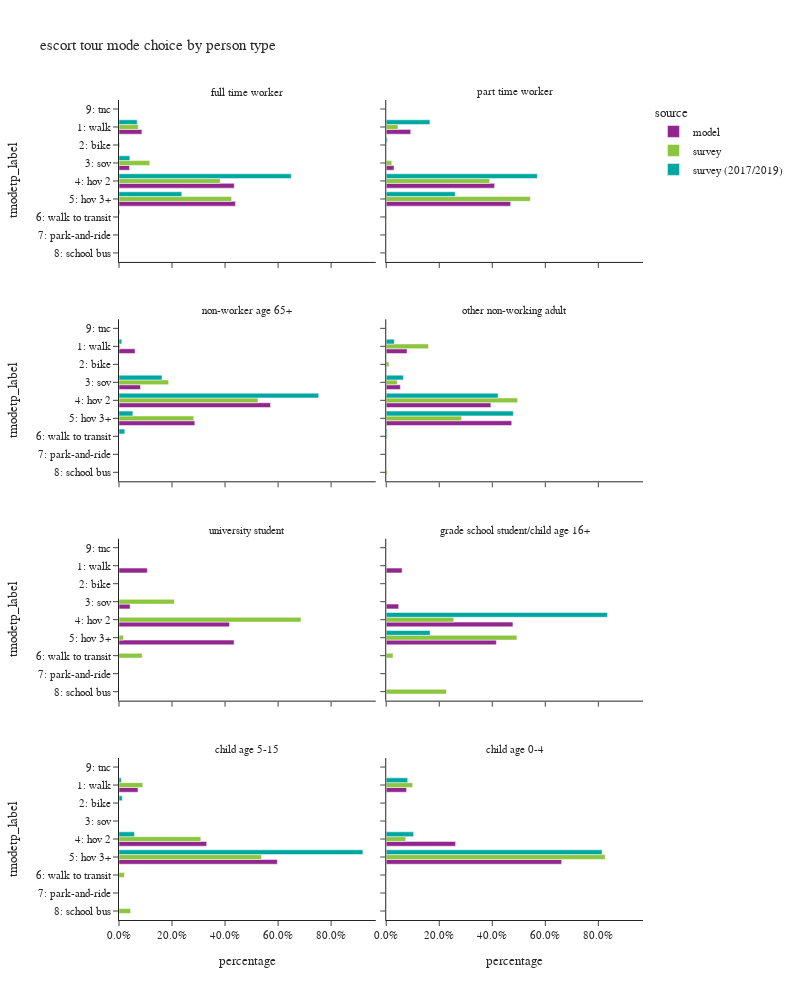

The cell this chart's notebook holds for it:
### Code cell
plot_mode_choice(es_tour,"pptyp_label",
                 {"pptyp_label":["full time worker","part time worker","non-worker age 65+","other non-working adult",
                                 "university student","grade school student/child age 16+","child age 5-15","child age 0-4"],
                  "tmodetp_label":["1: walk","2: bike","3: sov","4: hov 2","5: hov 3+","6: walk to transit",
                                   "7: park-and-ride","8: school bus","9: other–survey only"]},
                 "person type",
                 2,1000)

### Figure 1 — Plotly figure (JSON) as saved in the notebook; plotly's stock layout.template omitted (floating-point values rounded to 4 significant figures)
{"data": [{"alignmentgroup": "True", "customdata": [[19704], [30], [9025], [99121], [100135]], "hovertemplate": "source=model<br>pptyp_label=full time worker<br>percentage=%{x}<br>tmodetp_label=%{y}<br>sample count=%{customdata[0]}<extra></extra>", "legendgroup": "model", "marker": {"color": "#91268F", "pattern": {"shape": ""}}, "name": "model", "offsetgroup": "model", "orientation": "h", "showlegend": true, "textposition": "auto", "type": "bar", "x": [0.08642, 0.0001316, 0.03958, 0.4347, 0.4392], "xaxis": "x7", "y": ["1: walk", "2: bike", "3: sov", "4: hov 2", "5: hov 3+"], "yaxis": "y7"}, {"alignmentgroup": "True", "customdata": [[7339], [12], [2325], [32471], [37279]], "hovertemplate": "source=model<br>pptyp_label=part time worker<br>percentage=%{x}<br>tmodetp_label=%{y}<br>sample count=%{customdata[0]}<extra></extra>", "legendgroup": "model", "marker": {"color": "#91268F", "pattern": {"shape": ""}}, "name": "model", "offsetgroup": "model", "orientation": "h", "showlegend": false, "textposition": "auto", "type": "bar", "x": [0.0924, 0.0001511, 0.02927, 0.4088, 0.4694], "xaxis": "x8", "y": ["1: walk", "2: bike", "3: sov", "4: hov 2", "5: hov 3+"], "yaxis": "y8"}, {"alignmentgroup": "True", "customdata": [[5137], [91], [6863], [48436], [24243]], "hovertemplate": "source=model<br>pptyp_label=non-worker age 65+<br>percentage=%{x}<br>tmodetp_label=%{y}<br>sample count=%{customdata[0]}<extra></extra>", "legendgroup": "model", "marker": {"color": "#91268F", "pattern": {"shape": ""}}, "name": "model", "offsetgroup": "model", "orientation": "h", "showlegend": false, "textposition": "auto", "type": "bar", "x": [0.0606, 0.001073, 0.08096, 0.5714, 0.286], "xaxis": "x5", "y": ["1: walk", "2: bike", "3: sov", "4: hov 2", "5: hov 3+"], "yaxis": "y5"}, {"alignmentgroup": "True", "customdata": [[19427], [120], [13244], [97904], [117422]], "hovertemplate": "source=model<br>pptyp_label=other non-working adult<br>percentage=%{x}<br>tmodetp_label=%{y}<br>sample count=%{customdata[0]}<extra></extra>", "legendgroup": "model", "marker": {"color": "#91268F", "pattern": {"shape": ""}}, "name": "model", "offsetgroup": "model", "orientation": "h", "showlegend": false, "textposition": "auto", "type": "bar", "x": [0.0783, 0.0004836, 0.05338, 0.3946, 0.4733], "xaxis": "x6", "y": ["1: walk", "2: bike", "3: sov", "4: hov 2", "5: hov 3+"], "yaxis": "y6"}, {"alignmentgroup": "True", "customdata": [[2077], [9], [813], [8091], [8430]], "hovertemplate": "source=model<br>pptyp_label=university student<br>percentage=%{x}<br>tmodetp_label=%{y}<br>sample count=%{customdata[0]}<extra></extra>", "legendgroup": "model", "marker": {"color": "#91268F", "pattern": {"shape": ""}}, "name": "model", "offsetgroup": "model", "orientation": "h", "showlegend": false, "textposition": "auto", "type": "bar", "x": [0.107, 0.0004634, 0.04186, 0.4166, 0.4341], "xaxis": "x3", "y": ["1: walk", "2: bike", "3: sov", "4: hov 2", "5: hov 3+"], "yaxis": "y3"}, {"alignmentgroup": "True", "customdata": [[477], [375], [3809], [3311]], "hovertemplate": "source=model<br>pptyp_label=grade school student/child age 16+<br>percentage=%{x}<br>tmodetp_label=%{y}<br>sample count=%{customdata[0]}<extra></extra>", "legendgroup": "model", "marker": {"color": "#91268F", "pattern": {"shape": ""}}, "name": "model", "offsetgroup": "model", "orientation": "h", "showlegend": false, "textposition": "auto", "type": "bar", "x": [0.05983, 0.04704, 0.4778, 0.4153], "xaxis": "x4", "y": ["1: walk", "3: sov", "4: hov 2", "5: hov 3+"], "yaxis": "y4"}, {"alignmentgroup": "True", "customdata": [[3255], [21], [15029], [27146]], "hovertemplate": "source=model<br>pptyp_label=child age 5-15<br>percentage=%{x}<br>tmodetp_label=%{y}<br>sample count=%{customdata[0]}<extra></extra>", "legendgroup": "model", "marker": {"color": "#91268F", "pattern": {"shape": ""}}, "name": "model", "offsetgroup": "model", "orientation": "h", "showlegend": false, "textposition": "auto", "type": "bar", "x": [0.07162, 0.000462, 0.3307, 0.5973], "xaxis": "x", "y": ["1: walk", "2: bike", "4: hov 2", "5: hov 3+"], "yaxis": "y"}, {"alignmentgroup": "True", "customdata": [[3796], [15], [12964], [32785]], "hovertemplate": "source=model<br>pptyp_label=child age 0-4<br>percentage=%{x}<br>tmodetp_label=%{y}<br>sample count=%{customdata[0]}<extra></extra>", "legendgroup": "model", "marker": {"color": "#91268F", "pattern": {"shape": ""}}, "name": "model", "offsetgroup": "model", "orientation": "h", "showlegend": false, "textposition": "auto", "type": "bar", "x": [0.07659, 0.0003027, 0.2616, 0.6615], "xaxis": "x2", "y": ["1: walk", "2: bike", "4: hov 2", "5: hov 3+"], "yaxis": "y2"}, {"alignmentgroup": "True", "customdata": [[40], [9], [26], [126], [81], [5]], "hovertemplate": "source=survey<br>pptyp_label=full time worker<br>percentage=%{x}<br>tmodetp_label=%{y}<br>sample count=%{customdata[0]}<extra></extra>", "legendgroup": "survey", "marker": {"color": "#8CC63E", "pattern": {"shape": ""}}, "name": "survey", "offsetgroup": "survey", "orientation": "h", "showlegend": true, "textposition": "auto", "type": "bar", "x": [0.07312, 0.003709, 0.1163, 0.3817, 0.4247, 0.0005514], "xaxis": "x7", "y": ["1: walk", "2: bike", "3: sov", "4: hov 2", "5: hov 3+", "6: walk to transit"], "yaxis": "y7"}, {"alignmentgroup": "True", "customdata": [[7], [3], [39], [34], [2]], "hovertemplate": "source=survey<br>pptyp_label=part time worker<br>percentage=%{x}<br>tmodetp_label=%{y}<br>sample count=%{customdata[0]}<extra></extra>", "legendgroup": "survey", "marker": {"color": "#8CC63E", "pattern": {"shape": ""}}, "name": "survey", "offsetgroup": "survey", "orientation": "h", "showlegend": false, "textposition": "auto", "type": "bar", "x": [0.04421, 0.0209, 0.3899, 0.5436, 0.001432], "xaxis": "x8", "y": ["1: walk", "3: sov", "4: hov 2", "5: hov 3+", "6: walk to transit"], "yaxis": "y8"}, {"alignmentgroup": "True", "customdata": [[5], [12], [40], [27], [1]], "hovertemplate": "source=survey<br>pptyp_label=non-worker age 65+<br>percentage=%{x}<br>tmodetp_label=%{y}<br>sample count=%{customdata[0]}<extra></extra>", "legendgroup": "survey", "marker": {"color": "#8CC63E", "pattern": {"shape": ""}}, "name": "survey", "offsetgroup": "survey", "orientation": "h", "showlegend": false, "textposition": "auto", "type": "bar", "x": [0.005102, 0.1872, 0.5244, 0.2819, 0.00139], "xaxis": "x5", "y": ["1: walk", "3: sov", "4: hov 2", "5: hov 3+", "6: walk to transit"], "yaxis": "y5"}, {"alignmentgroup": "True", "customdata": [[23], [4], [8], [74], [46], [1], [1]], "hovertemplate": "source=survey<br>pptyp_label=other non-working adult<br>percentage=%{x}<br>tmodetp_label=%{y}<br>sample count=%{customdata[0]}<extra></extra>", "legendgroup": "survey", "marker": {"color": "#8CC63E", "pattern": {"shape": ""}}, "name": "survey", "offsetgroup": "survey", "orientation": "h", "showlegend": false, "textposition": "auto", "type": "bar", "x": [0.1594, 0.01075, 0.0413, 0.4956, 0.2844, 0.004376, 0.004125], "xaxis": "x6", "y": ["1: walk", "2: bike", "3: sov", "4: hov 2", "5: hov 3+", "6: walk to transit", "8: school bus"], "yaxis": "y6"}, {"alignmentgroup": "True", "customdata": [[1], [10], [1], [1]], "hovertemplate": "source=survey<br>pptyp_label=university student<br>percentage=%{x}<br>tmodetp_label=%{y}<br>sample count=%{customdata[0]}<extra></extra>", "legendgroup": "survey", "marker": {"color": "#8CC63E", "pattern": {"shape": ""}}, "name": "survey", "offsetgroup": "survey", "orientation": "h", "showlegend": false, "textposition": "auto", "type": "bar", "x": [0.2089, 0.6866, 0.01681, 0.08769], "xaxis": "x3", "y": ["3: sov", "4: hov 2", "5: hov 3+", "6: walk to transit"], "yaxis": "y3"}, {"alignmentgroup": "True", "customdata": [[2], [4], [1], [1]], "hovertemplate": "source=survey<br>pptyp_label=grade school student/child age 16+<br>percentage=%{x}<br>tmodetp_label=%{y}<br>sample count=%{customdata[0]}<extra></extra>", "legendgroup": "survey", "marker": {"color": "#8CC63E", "pattern": {"shape": ""}}, "name": "survey", "offsetgroup": "survey", "orientation": "h", "showlegend": false, "textposition": "auto", "type": "bar", "x": [0.2544, 0.4929, 0.02569, 0.227], "xaxis": "x4", "y": ["4: hov 2", "5: hov 3+", "6: walk to transit", "8: school bus"], "yaxis": "y4"}, {"alignmentgroup": "True", "customdata": [[5], [11], [41], [2], [4]], "hovertemplate": "source=survey<br>pptyp_label=child age 5-15<br>percentage=%{x}<br>tmodetp_label=%{y}<br>sample count=%{customdata[0]}<extra></extra>", "legendgroup": "survey", "marker": {"color": "#8CC63E", "pattern": {"shape": ""}}, "name": "survey", "offsetgroup": "survey", "orientation": "h", "showlegend": false, "textposition": "auto", "type": "bar", "x": [0.08976, 0.3086, 0.5373, 0.02043, 0.04389], "xaxis": "x", "y": ["1: walk", "4: hov 2", "5: hov 3+", "6: walk to transit", "8: school bus"], "yaxis": "y"}, {"alignmentgroup": "True", "customdata": [[7], [1], [8], [32]], "hovertemplate": "source=survey<br>pptyp_label=child age 0-4<br>percentage=%{x}<br>tmodetp_label=%{y}<br>sample count=%{customdata[0]}<extra></extra>", "legendgroup": "survey", "marker": {"color": "#8CC63E", "pattern": {"shape": ""}}, "name": "survey", "offsetgroup": "survey", "orientation": "h", "showlegend": false, "textposition": "auto", "type": "bar", "x": [0.0996, 0.001008, 0.0736, 0.8258], "xaxis": "x2", "y": ["1: walk", "2: bike", "4: hov 2", "5: hov 3+"], "yaxis": "y2"}, {"alignmentgroup": "True", "customdata": [[23], [4], [15], [130], [63], [2], [1]], "hovertemplate": "source=survey (2017/2019)<br>pptyp_label=full time worker<br>percentage=%{x}<br>tmodetp_label=%{y}<br>sample count=%{customdata[0]}<extra></extra>", "legendgroup": "survey (2017/2019)", "marker": {"color": "#00A7A0", "pattern": {"shape": ""}}, "name": "survey (2017/2019)", "offsetgroup": "survey (2017/2019)", "orientation": "h", "showlegend": true, "textposition": "auto", "type": "bar", "x": [0.06864, 0.0004448, 0.04092, 0.6497, 0.2368, 0.003321, 0.0001401], "xaxis": "x7", "y": ["1: walk", "2: bike", "3: sov", "4: hov 2", "5: hov 3+", "6: walk to transit", "9: tnc"], "yaxis": "y7"}, {"alignmentgroup": "True", "customdata": [[18], [2], [3], [58], [44], [2]], "hovertemplate": "source=survey (2017/2019)<br>pptyp_label=part time worker<br>percentage=%{x}<br>tmodetp_label=%{y}<br>sample count=%{customdata[0]}<extra></extra>", "legendgroup": "survey (2017/2019)", "marker": {"color": "#00A7A0", "pattern": {"shape": ""}}, "name": "survey (2017/2019)", "offsetgroup": "survey (2017/2019)", "orientation": "h", "showlegend": false, "textposition": "auto", "type": "bar", "x": [0.1647, 0.004565, 0.0003693, 0.57, 0.26, 0.000422], "xaxis": "x8", "y": ["1: walk", "2: bike", "3: sov", "4: hov 2", "5: hov 3+", "6: walk to transit"], "yaxis": "y8"}, {"alignmentgroup": "True", "customdata": [[7], [5], [35], [5], [2]], "hovertemplate": "source=survey (2017/2019)<br>pptyp_label=non-worker age 65+<br>percentage=%{x}<br>tmodetp_label=%{y}<br>sample count=%{customdata[0]}<extra></extra>", "legendgroup": "survey (2017/2019)", "marker": {"color": "#00A7A0", "pattern": {"shape": ""}}, "name": "survey (2017/2019)", "offsetgroup": "survey (2017/2019)", "orientation": "h", "showlegend": false, "textposition": "auto", "type": "bar", "x": [0.01048, 0.1621, 0.7533, 0.05224, 0.02183], "xaxis": "x5", "y": ["1: walk", "3: sov", "4: hov 2", "5: hov 3+", "6: walk to transit"], "yaxis": "y5"}, {"alignmentgroup": "True", "customdata": [[34], [1], [6], [102], [83], [5]], "hovertemplate": "source=survey (2017/2019)<br>pptyp_label=other non-working adult<br>percentage=%{x}<br>tmodetp_label=%{y}<br>sample count=%{customdata[0]}<extra></extra>", "legendgroup": "survey (2017/2019)", "marker": {"color": "#00A7A0", "pattern": {"shape": ""}}, "name": "survey (2017/2019)", "offsetgroup": "survey (2017/2019)", "orientation": "h", "showlegend": false, "textposition": "auto", "type": "bar", "x": [0.03049, 0.0001188, 0.06479, 0.422, 0.4794, 0.003293], "xaxis": "x6", "y": ["1: walk", "2: bike", "3: sov", "4: hov 2", "5: hov 3+", "6: walk to transit"], "yaxis": "y6"}, {"alignmentgroup": "True", "customdata": [[5], [1]], "hovertemplate": "source=survey (2017/2019)<br>pptyp_label=grade school student/child age 16+<br>percentage=%{x}<br>tmodetp_label=%{y}<br>sample count=%{customdata[0]}<extra></extra>", "legendgroup": "survey (2017/2019)", "marker": {"color": "#00A7A0", "pattern": {"shape": ""}}, "name": "survey (2017/2019)", "offsetgroup": "survey (2017/2019)", "orientation": "h", "showlegend": false, "textposition": "auto", "type": "bar", "x": [0.8346, 0.1654], "xaxis": "x4", "y": ["4: hov 2", "5: hov 3+"], "yaxis": "y4"}, {"alignmentgroup": "True", "customdata": [[8], [1], [15], [46], [1]], "hovertemplate": "source=survey (2017/2019)<br>pptyp_label=child age 5-15<br>percentage=%{x}<br>tmodetp_label=%{y}<br>sample count=%{customdata[0]}<extra></extra>", "legendgroup": "survey (2017/2019)", "marker": {"color": "#00A7A0", "pattern": {"shape": ""}}, "name": "survey (2017/2019)", "offsetgroup": "survey (2017/2019)", "orientation": "h", "showlegend": false, "textposition": "auto", "type": "bar", "x": [0.00867, 0.01253, 0.0584, 0.92, 0.0004035], "xaxis": "x", "y": ["1: walk", "2: bike", "4: hov 2", "5: hov 3+", "6: walk to transit"], "yaxis": "y"}, {"alignmentgroup": "True", "customdata": [[9], [10], [50], [1]], "hovertemplate": "source=survey (2017/2019)<br>pptyp_label=child age 0-4<br>percentage=%{x}<br>tmodetp_label=%{y}<br>sample count=%{customdata[0]}<extra></extra>", "legendgroup": "survey (2017/2019)", "marker": {"color": "#00A7A0", "pattern": {"shape": ""}}, "name": "survey (2017/2019)", "offsetgroup": "survey (2017/2019)", "orientation": "h", "showlegend": false, "textposition": "auto", "type": "bar", "x": [0.08099, 0.1033, 0.814, 0.001723], "xaxis": "x2", "y": ["1: walk", "4: hov 2", "5: hov 3+", "6: walk to transit"], "yaxis": "y2"}], "layout": {"annotations": [{"font": {}, "showarrow": false, "text": "child age 5-15", "x": 0.245, "xanchor": "center", "xref": "paper", "y": 0.1975, "yanchor": "bottom", "yref": "paper"}, {"font": {}, "showarrow": false, "text": "child age 0-4", "x": 0.755, "xanchor": "center", "xref": "paper", "y": 0.1975, "yanchor": "bottom", "yref": "paper"}, {"font": {}, "showarrow": false, "text": "university student", "x": 0.245, "xanchor": "center", "xref": "paper", "y": 0.465, "yanchor": "bottom", "yref": "paper"}, {"font": {}, "showarrow": false, "text": "grade school student/child age 16+", "x": 0.755, "xanchor": "center", "xref": "paper", "y": 0.465, "yanchor": "bottom", "yref": "paper"}, {"font": {}, "showarrow": false, "text": "non-worker age 65+", "x": 0.245, "xanchor": "center", "xref": "paper", "y": 0.7325, "yanchor": "bottom", "yref": "paper"}, {"font": {}, "showarrow": false, "text": "other non-working adult", "x": 0.755, "xanchor": "center", "xref": "paper", "y": 0.7325, "yanchor": "bottom", "yref": "paper"}, {"font": {}, "showarrow": false, "text": "full time worker", "x": 0.245, "xanchor": "center", "xref": "paper", "y": 1.0, "yanchor": "bottom", "yref": "paper"}, {"font": {}, "showarrow": false, "text": "part time worker", "x": 0.755, "xanchor": "center", "xref": "paper", "y": 1.0, "yanchor": "bottom", "yref": "paper"}], "barmode": "group", "height": 1000, "legend": {"title": {"text": "source"}, "tracegroupgap": 0}, "title": {"text": "escort tour mode choice by person type"}, "width": 800, "xaxis": {"anchor": "y", "domain": [0.0, 0.49], "tickformat": ".1%", "title": {"text": "percentage"}}, "xaxis2": {"anchor": "y2", "domain": [0.51, 1.0], "matches": "x", "tickformat": ".1%", "title": {"text": "percentage"}}, "xaxis3": {"anchor": "y3", "domain": [0.0, 0.49], "matches": "x", "showticklabels": false, "tickformat": ".1%"}, "xaxis4": {"anchor": "y4", "domain": [0.51, 1.0], "matches": "x", "showticklabels": false, "tickformat": ".1%"}, "xaxis5": {"anchor": "y5", "domain": [0.0, 0.49], "matches": "x", "showticklabels": false, "tickformat": ".1%"}, "xaxis6": {"anchor": "y6", "domain": [0.51, 1.0], "matches": "x", "showticklabels": false, "tickformat": ".1%"}, "xaxis7": {"anchor": "y7", "domain": [0.0, 0.49], "matches": "x", "showticklabels": false, "tickformat": ".1%"}, "xaxis8": {"anchor": "y8", "domain": [0.51, 1.0], "matches": "x", "showticklabels": false, "tickformat": ".1%"}, "yaxis": {"anchor": "x", "categoryarray": ["9: other–survey only", "8: school bus", "7: park-and-ride", "6: walk to transit", "5: hov 3+", "4: hov 2", "3: sov", "2: bike", "1: walk"], "categoryorder": "array", "domain": [0.0, 0.1975], "title": {"text": "tmodetp_label"}}, "yaxis2": {"anchor": "x2", "domain": [0.0, 0.1975], "matches": "y", "showticklabels": false}, "yaxis3": {"anchor": "x3", "categoryarray": ["9: other–survey only", "8: school bus", "7: park-and-ride", "6: walk to transit", "5: hov 3+", "4: hov 2", "3: sov", "2: bike", "1: walk"], "categoryorder": "array", "domain": [0.2675, 0.465], "matches": "y", "title": {"text": "tmodetp_label"}}, "yaxis4": {"anchor": "x4", "domain": [0.2675, 0.465], "matches": "y", "showticklabels": false}, "yaxis5": {"anchor": "x5", "categoryarray": ["9: other–survey only", "8: school bus", "7: park-and-ride", "6: walk to transit", "5: hov 3+", "4: hov 2", "3: sov", "2: bike", "1: walk"], "categoryorder": "array", "domain": [0.535, 0.7325], "matches": "y", "title": {"text": "tmodetp_label"}}, "yaxis6": {"anchor": "x6", "domain": [0.535, 0.7325], "matches": "y", "showticklabels": false}, "yaxis7": {"anchor": "x7", "categoryarray": ["9: other–survey only", "8: school bus", "7: park-and-ride", "6: walk to transit", "5: hov 3+", "4: hov 2", "3: sov", "2: bike", "1: walk"], "categoryorder": "array", "domain": [0.8025, 1.0], "matches": "y", "title": {"text": "tmodetp_label"}}, "yaxis8": {"anchor": "x8", "domain": [0.8025, 1.0], "matches": "y", "showticklabels": false}}}
